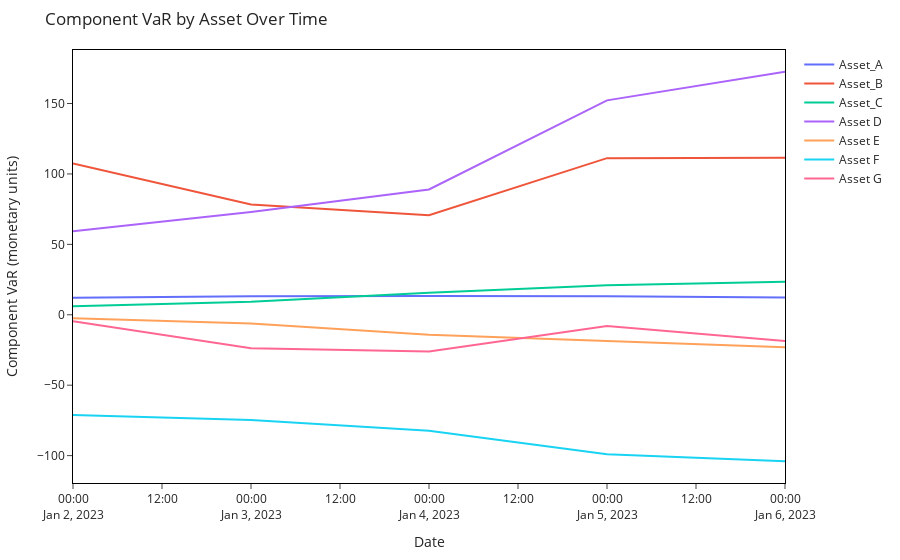

Here is the notebook cell this chart was saved with:
### Code cell
InteractivePlots.plot_risk_contribution_lines(component_df)

### Figure 1 — Plotly figure (JSON) as saved in the notebook; plotly's stock layout.template omitted (floating-point values rounded to 4 significant figures)
{"data": [{"hovertemplate": "Date: %{x}<br>Asset_A VaR = %{y:.3f}<extra></extra>", "line": {"color": "#636EFA"}, "mode": "lines", "name": "Asset_A", "type": "scatter", "x": ["2023-01-02T00:00:00", "2023-01-03T00:00:00", "2023-01-04T00:00:00", "2023-01-05T00:00:00", "2023-01-06T00:00:00"], "y": [12.03, 13.09, 13.28, 13.13, 12.23]}, {"hovertemplate": "Date: %{x}<br>Asset_B VaR = %{y:.3f}<extra></extra>", "line": {"color": "#EF553B"}, "mode": "lines", "name": "Asset_B", "type": "scatter", "x": ["2023-01-02T00:00:00", "2023-01-03T00:00:00", "2023-01-04T00:00:00", "2023-01-05T00:00:00", "2023-01-06T00:00:00"], "y": [107.3, 78.34, 70.63, 111.2, 111.5]}, {"hovertemplate": "Date: %{x}<br>Asset_C VaR = %{y:.3f}<extra></extra>", "line": {"color": "#00CC96"}, "mode": "lines", "name": "Asset_C", "type": "scatter", "x": ["2023-01-02T00:00:00", "2023-01-03T00:00:00", "2023-01-04T00:00:00", "2023-01-05T00:00:00", "2023-01-06T00:00:00"], "y": [6.065, 9.173, 15.56, 20.89, 23.53]}, {"hovertemplate": "Date: %{x}<br>Asset D VaR = %{y:.3f}<extra></extra>", "line": {"color": "#AB63FA"}, "mode": "lines", "name": "Asset D", "type": "scatter", "x": ["2023-01-02T00:00:00", "2023-01-03T00:00:00", "2023-01-04T00:00:00", "2023-01-05T00:00:00", "2023-01-06T00:00:00"], "y": [59.32, 72.97, 89.0, 152.3, 172.6]}, {"hovertemplate": "Date: %{x}<br>Asset E VaR = %{y:.3f}<extra></extra>", "line": {"color": "#FFA15A"}, "mode": "lines", "name": "Asset E", "type": "scatter", "x": ["2023-01-02T00:00:00", "2023-01-03T00:00:00", "2023-01-04T00:00:00", "2023-01-05T00:00:00", "2023-01-06T00:00:00"], "y": [-2.513, -6.123, -14.18, -18.67, -23.0]}, {"hovertemplate": "Date: %{x}<br>Asset F VaR = %{y:.3f}<extra></extra>", "line": {"color": "#19D3F3"}, "mode": "lines", "name": "Asset F", "type": "scatter", "x": ["2023-01-02T00:00:00", "2023-01-03T00:00:00", "2023-01-04T00:00:00", "2023-01-05T00:00:00", "2023-01-06T00:00:00"], "y": [-71.08, -74.79, -82.3, -99.09, -104.1]}, {"hovertemplate": "Date: %{x}<br>Asset G VaR = %{y:.3f}<extra></extra>", "line": {"color": "#FF6692"}, "mode": "lines", "name": "Asset G", "type": "scatter", "x": ["2023-01-02T00:00:00", "2023-01-03T00:00:00", "2023-01-04T00:00:00", "2023-01-05T00:00:00", "2023-01-06T00:00:00"], "y": [-4.63, -23.77, -26.11, -7.944, -18.54]}], "layout": {"hovermode": "x unified", "margin": {"b": 50, "l": 60, "r": 60, "t": 50}, "paper_bgcolor": "white", "plot_bgcolor": "white", "title": {"text": "Component VaR by Asset Over Time"}, "xaxis": {"linecolor": "black", "linewidth": 1, "mirror": true, "showline": true, "title": {"text": "Date"}}, "yaxis": {"linecolor": "black", "linewidth": 1, "mirror": true, "showline": true, "title": {"text": "Component VaR (monetary units)"}}}}
